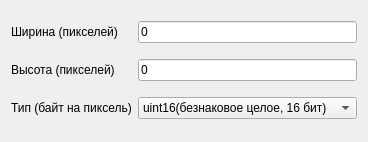
<?xml version="1.0" encoding="UTF-8"?>
<ui version="4.0">
 <class>Custom_dialog_frame_settings</class>
 <widget class="QDialog" name="Custom_dialog_frame_settings">
  <property name="geometry">
   <rect>
    <x>0</x>
    <y>0</y>
    <width>258</width>
    <height>142</height>
   </rect>
  </property>
  <property name="windowTitle">
   <string>Dialog</string>
  </property>
  <layout class="QGridLayout" name="gridLayout">
   <item row="1" column="0">
    <widget class="QLabel" name="label">
     <property name="text">
      <string>Ширина (пикселей)</string>
     </property>
    </widget>
   </item>
   <item row="3" column="0">
    <widget class="QLabel" name="label_3">
     <property name="text">
      <string>Тип (байт на пиксель)</string>
     </property>
    </widget>
   </item>
   <item row="2" column="0">
    <widget class="QLabel" name="label_2">
     <property name="text">
      <string>Высота (пикселей)</string>
     </property>
    </widget>
   </item>
   <item row="3" column="1">
    <widget class="QComboBox" name="cb_type_pixel">
     <item>
      <property name="text">
       <string>uint16(безнаковое целое, 16 бит)</string>
      </property>
     </item>
     <item>
      <property name="text">
       <string>uint8(безнакове целое, 8 бит)</string>
      </property>
     </item>
    </widget>
   </item>
   <item row="2" column="1">
    <widget class="QLineEdit" name="le_height">
     <property name="text">
      <string>0</string>
     </property>
    </widget>
   </item>
   <item row="1" column="1">
    <widget class="QLineEdit" name="le_width">
     <property name="text">
      <string>0</string>
     </property>
    </widget>
   </item>
  </layout>
 </widget>
 <resources/>
 <connections/>
</ui>
